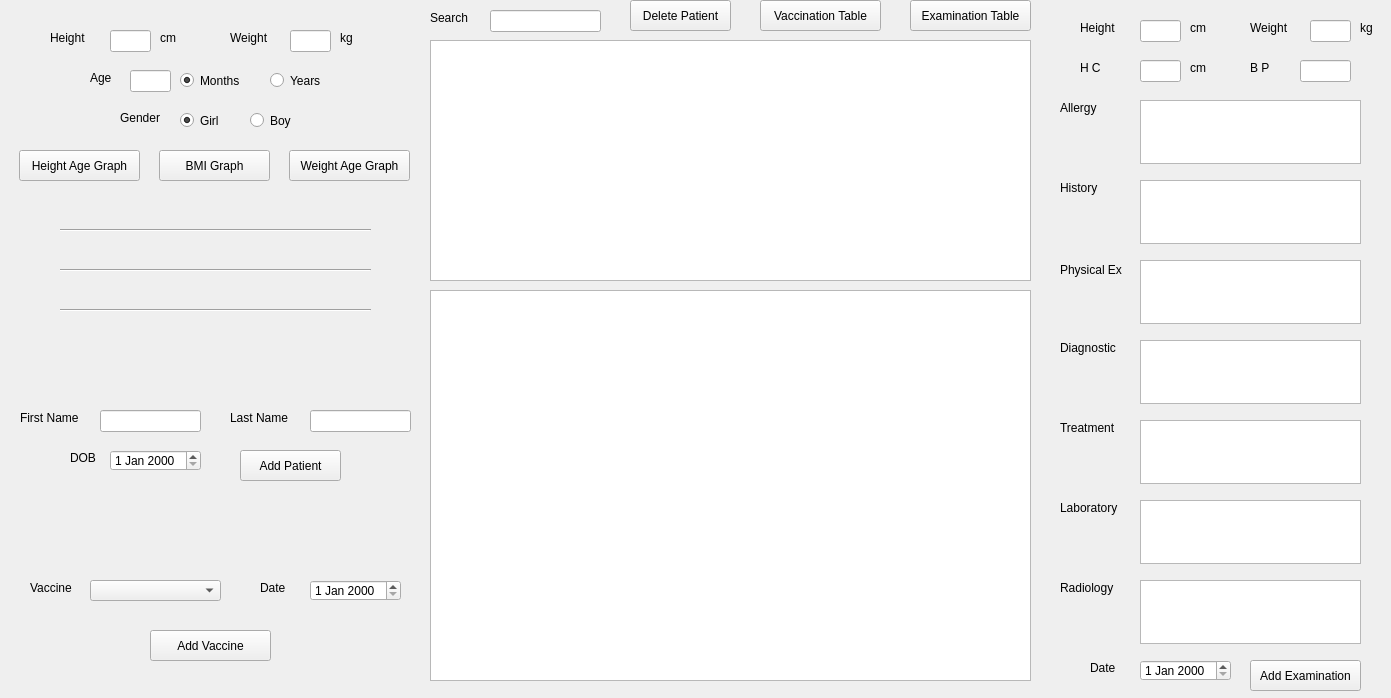
<?xml version="1.0" encoding="UTF-8"?>
<ui version="4.0">
 <class>DOBLabel</class>
 <widget class="QWidget" name="DOBLabel">
  <property name="geometry">
   <rect>
    <x>0</x>
    <y>0</y>
    <width>1391</width>
    <height>698</height>
   </rect>
  </property>
  <property name="windowTitle">
   <string>Form</string>
  </property>
  <widget class="QLineEdit" name="heightInputBMI">
   <property name="geometry">
    <rect>
     <x>110</x>
     <y>30</y>
     <width>41</width>
     <height>22</height>
    </rect>
   </property>
  </widget>
  <widget class="QPushButton" name="bmiButton">
   <property name="geometry">
    <rect>
     <x>159</x>
     <y>150</y>
     <width>111</width>
     <height>31</height>
    </rect>
   </property>
   <property name="text">
    <string>BMI Graph</string>
   </property>
  </widget>
  <widget class="QLineEdit" name="weightInputBMI">
   <property name="geometry">
    <rect>
     <x>290</x>
     <y>30</y>
     <width>41</width>
     <height>22</height>
    </rect>
   </property>
  </widget>
  <widget class="QLabel" name="label">
   <property name="geometry">
    <rect>
     <x>50</x>
     <y>30</y>
     <width>58</width>
     <height>16</height>
    </rect>
   </property>
   <property name="text">
    <string>Height</string>
   </property>
  </widget>
  <widget class="QLabel" name="label_2">
   <property name="geometry">
    <rect>
     <x>160</x>
     <y>30</y>
     <width>58</width>
     <height>16</height>
    </rect>
   </property>
   <property name="text">
    <string>cm</string>
   </property>
  </widget>
  <widget class="QLabel" name="label_3">
   <property name="geometry">
    <rect>
     <x>230</x>
     <y>30</y>
     <width>58</width>
     <height>16</height>
    </rect>
   </property>
   <property name="text">
    <string>Weight</string>
   </property>
  </widget>
  <widget class="QLabel" name="label_4">
   <property name="geometry">
    <rect>
     <x>340</x>
     <y>30</y>
     <width>58</width>
     <height>16</height>
    </rect>
   </property>
   <property name="text">
    <string>kg</string>
   </property>
  </widget>
  <widget class="QLabel" name="bmi">
   <property name="geometry">
    <rect>
     <x>59</x>
     <y>190</y>
     <width>311</width>
     <height>31</height>
    </rect>
   </property>
   <property name="layoutDirection">
    <enum>Qt::LeftToRight</enum>
   </property>
   <property name="text">
    <string/>
   </property>
   <property name="alignment">
    <set>Qt::AlignCenter</set>
   </property>
   <property name="wordWrap">
    <bool>false</bool>
   </property>
   <property name="margin">
    <number>0</number>
   </property>
  </widget>
  <widget class="QLabel" name="child_health">
   <property name="geometry">
    <rect>
     <x>60</x>
     <y>240</y>
     <width>311</width>
     <height>31</height>
    </rect>
   </property>
   <property name="text">
    <string/>
   </property>
   <property name="alignment">
    <set>Qt::AlignCenter</set>
   </property>
  </widget>
  <widget class="QLabel" name="healthy_range">
   <property name="geometry">
    <rect>
     <x>60</x>
     <y>280</y>
     <width>311</width>
     <height>31</height>
    </rect>
   </property>
   <property name="text">
    <string/>
   </property>
   <property name="alignment">
    <set>Qt::AlignCenter</set>
   </property>
  </widget>
  <widget class="QLineEdit" name="ageInputBMI">
   <property name="geometry">
    <rect>
     <x>130</x>
     <y>70</y>
     <width>41</width>
     <height>22</height>
    </rect>
   </property>
  </widget>
  <widget class="QLabel" name="label_6">
   <property name="geometry">
    <rect>
     <x>90</x>
     <y>70</y>
     <width>31</width>
     <height>16</height>
    </rect>
   </property>
   <property name="text">
    <string>Age</string>
   </property>
  </widget>
  <widget class="QPushButton" name="weightAgeButton">
   <property name="geometry">
    <rect>
     <x>289</x>
     <y>150</y>
     <width>121</width>
     <height>31</height>
    </rect>
   </property>
   <property name="text">
    <string>Weight Age Graph</string>
   </property>
  </widget>
  <widget class="QRadioButton" name="monthRadioButtonBMI">
   <property name="geometry">
    <rect>
     <x>180</x>
     <y>70</y>
     <width>71</width>
     <height>21</height>
    </rect>
   </property>
   <property name="text">
    <string>Months</string>
   </property>
   <property name="checked">
    <bool>true</bool>
   </property>
   <attribute name="buttonGroup">
    <string notr="true">ageGroup</string>
   </attribute>
  </widget>
  <widget class="QRadioButton" name="yearRadioButtonBMI">
   <property name="geometry">
    <rect>
     <x>270</x>
     <y>70</y>
     <width>61</width>
     <height>21</height>
    </rect>
   </property>
   <property name="text">
    <string>Years</string>
   </property>
   <property name="checked">
    <bool>false</bool>
   </property>
   <attribute name="buttonGroup">
    <string notr="true">ageGroup</string>
   </attribute>
  </widget>
  <widget class="QLabel" name="label_8">
   <property name="geometry">
    <rect>
     <x>120</x>
     <y>110</y>
     <width>51</width>
     <height>16</height>
    </rect>
   </property>
   <property name="text">
    <string>Gender</string>
   </property>
  </widget>
  <widget class="QRadioButton" name="maleRadioButtonBMI">
   <property name="geometry">
    <rect>
     <x>250</x>
     <y>110</y>
     <width>51</width>
     <height>21</height>
    </rect>
   </property>
   <property name="text">
    <string>Boy</string>
   </property>
   <property name="checked">
    <bool>false</bool>
   </property>
   <attribute name="buttonGroup">
    <string notr="true">genderGroup</string>
   </attribute>
  </widget>
  <widget class="QRadioButton" name="femaleRadioButtonBMI">
   <property name="geometry">
    <rect>
     <x>180</x>
     <y>110</y>
     <width>51</width>
     <height>21</height>
    </rect>
   </property>
   <property name="text">
    <string>Girl</string>
   </property>
   <property name="checked">
    <bool>true</bool>
   </property>
   <attribute name="buttonGroup">
    <string notr="true">genderGroup</string>
   </attribute>
  </widget>
  <widget class="QPushButton" name="heightAgeButton">
   <property name="geometry">
    <rect>
     <x>19</x>
     <y>150</y>
     <width>121</width>
     <height>31</height>
    </rect>
   </property>
   <property name="text">
    <string>Height Age Graph</string>
   </property>
  </widget>
  <widget class="QPushButton" name="addButton">
   <property name="geometry">
    <rect>
     <x>240</x>
     <y>450</y>
     <width>101</width>
     <height>31</height>
    </rect>
   </property>
   <property name="text">
    <string>Add Patient</string>
   </property>
  </widget>
  <widget class="QLabel" name="label_9">
   <property name="geometry">
    <rect>
     <x>20</x>
     <y>410</y>
     <width>71</width>
     <height>16</height>
    </rect>
   </property>
   <property name="text">
    <string>First Name</string>
   </property>
  </widget>
  <widget class="QLineEdit" name="firstNameInput">
   <property name="geometry">
    <rect>
     <x>100</x>
     <y>410</y>
     <width>101</width>
     <height>22</height>
    </rect>
   </property>
  </widget>
  <widget class="QLabel" name="label_10">
   <property name="geometry">
    <rect>
     <x>230</x>
     <y>410</y>
     <width>71</width>
     <height>16</height>
    </rect>
   </property>
   <property name="text">
    <string>Last Name</string>
   </property>
  </widget>
  <widget class="QLineEdit" name="lastNameInput">
   <property name="geometry">
    <rect>
     <x>310</x>
     <y>410</y>
     <width>101</width>
     <height>22</height>
    </rect>
   </property>
  </widget>
  <widget class="QLabel" name="label_11">
   <property name="geometry">
    <rect>
     <x>70</x>
     <y>450</y>
     <width>31</width>
     <height>16</height>
    </rect>
   </property>
   <property name="text">
    <string>DOB</string>
   </property>
  </widget>
  <widget class="Line" name="line">
   <property name="geometry">
    <rect>
     <x>60</x>
     <y>220</y>
     <width>311</width>
     <height>20</height>
    </rect>
   </property>
   <property name="orientation">
    <enum>Qt::Horizontal</enum>
   </property>
  </widget>
  <widget class="Line" name="line_2">
   <property name="geometry">
    <rect>
     <x>60</x>
     <y>260</y>
     <width>311</width>
     <height>20</height>
    </rect>
   </property>
   <property name="orientation">
    <enum>Qt::Horizontal</enum>
   </property>
  </widget>
  <widget class="Line" name="line_3">
   <property name="geometry">
    <rect>
     <x>60</x>
     <y>300</y>
     <width>311</width>
     <height>20</height>
    </rect>
   </property>
   <property name="orientation">
    <enum>Qt::Horizontal</enum>
   </property>
  </widget>
  <widget class="QTableView" name="view">
   <property name="geometry">
    <rect>
     <x>430</x>
     <y>40</y>
     <width>601</width>
     <height>241</height>
    </rect>
   </property>
  </widget>
  <widget class="QPushButton" name="deleteButton">
   <property name="geometry">
    <rect>
     <x>630</x>
     <y>0</y>
     <width>101</width>
     <height>31</height>
    </rect>
   </property>
   <property name="text">
    <string>Delete Patient</string>
   </property>
  </widget>
  <widget class="QPushButton" name="vaccinationButton">
   <property name="geometry">
    <rect>
     <x>760</x>
     <y>0</y>
     <width>121</width>
     <height>31</height>
    </rect>
   </property>
   <property name="text">
    <string>Vaccination Table</string>
   </property>
  </widget>
  <widget class="QDateEdit" name="DOBInput">
   <property name="geometry">
    <rect>
     <x>110</x>
     <y>450</y>
     <width>91</width>
     <height>21</height>
    </rect>
   </property>
  </widget>
  <widget class="QLabel" name="label_12">
   <property name="geometry">
    <rect>
     <x>430</x>
     <y>10</y>
     <width>71</width>
     <height>16</height>
    </rect>
   </property>
   <property name="text">
    <string>Search</string>
   </property>
  </widget>
  <widget class="QLineEdit" name="searchInput">
   <property name="geometry">
    <rect>
     <x>490</x>
     <y>10</y>
     <width>111</width>
     <height>22</height>
    </rect>
   </property>
  </widget>
  <widget class="QTableView" name="vaccinationView">
   <property name="geometry">
    <rect>
     <x>430</x>
     <y>290</y>
     <width>601</width>
     <height>391</height>
    </rect>
   </property>
  </widget>
  <widget class="QLabel" name="label_13">
   <property name="geometry">
    <rect>
     <x>30</x>
     <y>580</y>
     <width>51</width>
     <height>16</height>
    </rect>
   </property>
   <property name="text">
    <string>Vaccine</string>
   </property>
  </widget>
  <widget class="QPushButton" name="addVaccineButton">
   <property name="geometry">
    <rect>
     <x>150</x>
     <y>630</y>
     <width>121</width>
     <height>31</height>
    </rect>
   </property>
   <property name="text">
    <string>Add Vaccine</string>
   </property>
  </widget>
  <widget class="QComboBox" name="vaccineDropdown">
   <property name="geometry">
    <rect>
     <x>90</x>
     <y>580</y>
     <width>131</width>
     <height>21</height>
    </rect>
   </property>
  </widget>
  <widget class="QLabel" name="label_14">
   <property name="geometry">
    <rect>
     <x>260</x>
     <y>580</y>
     <width>31</width>
     <height>16</height>
    </rect>
   </property>
   <property name="text">
    <string>Date</string>
   </property>
  </widget>
  <widget class="QDateEdit" name="vaccineDateInput">
   <property name="geometry">
    <rect>
     <x>310</x>
     <y>580</y>
     <width>91</width>
     <height>21</height>
    </rect>
   </property>
  </widget>
  <widget class="QLabel" name="label_16">
   <property name="geometry">
    <rect>
     <x>1080</x>
     <y>60</y>
     <width>21</width>
     <height>16</height>
    </rect>
   </property>
   <property name="text">
    <string>H C</string>
   </property>
  </widget>
  <widget class="QLineEdit" name="headCircumferenceInput">
   <property name="geometry">
    <rect>
     <x>1140</x>
     <y>60</y>
     <width>41</width>
     <height>22</height>
    </rect>
   </property>
  </widget>
  <widget class="QLabel" name="label_17">
   <property name="geometry">
    <rect>
     <x>1060</x>
     <y>100</y>
     <width>51</width>
     <height>16</height>
    </rect>
   </property>
   <property name="text">
    <string>Allergy</string>
   </property>
  </widget>
  <widget class="QLabel" name="label_5">
   <property name="geometry">
    <rect>
     <x>1080</x>
     <y>20</y>
     <width>58</width>
     <height>16</height>
    </rect>
   </property>
   <property name="text">
    <string>Height</string>
   </property>
  </widget>
  <widget class="QLabel" name="label_7">
   <property name="geometry">
    <rect>
     <x>1190</x>
     <y>20</y>
     <width>31</width>
     <height>16</height>
    </rect>
   </property>
   <property name="text">
    <string>cm</string>
   </property>
  </widget>
  <widget class="QLineEdit" name="heightInput">
   <property name="geometry">
    <rect>
     <x>1140</x>
     <y>20</y>
     <width>41</width>
     <height>22</height>
    </rect>
   </property>
  </widget>
  <widget class="QLineEdit" name="weightInput">
   <property name="geometry">
    <rect>
     <x>1310</x>
     <y>20</y>
     <width>41</width>
     <height>22</height>
    </rect>
   </property>
  </widget>
  <widget class="QLabel" name="label_15">
   <property name="geometry">
    <rect>
     <x>1250</x>
     <y>20</y>
     <width>58</width>
     <height>16</height>
    </rect>
   </property>
   <property name="text">
    <string>Weight</string>
   </property>
  </widget>
  <widget class="QLabel" name="label_18">
   <property name="geometry">
    <rect>
     <x>1360</x>
     <y>20</y>
     <width>21</width>
     <height>16</height>
    </rect>
   </property>
   <property name="text">
    <string>kg</string>
   </property>
  </widget>
  <widget class="QLineEdit" name="bloodPressureInput">
   <property name="geometry">
    <rect>
     <x>1300</x>
     <y>60</y>
     <width>51</width>
     <height>22</height>
    </rect>
   </property>
   <property name="text">
    <string/>
   </property>
  </widget>
  <widget class="QLabel" name="label_19">
   <property name="geometry">
    <rect>
     <x>1250</x>
     <y>60</y>
     <width>21</width>
     <height>16</height>
    </rect>
   </property>
   <property name="text">
    <string>B P</string>
   </property>
  </widget>
  <widget class="QTextEdit" name="allergyInput">
   <property name="geometry">
    <rect>
     <x>1140</x>
     <y>100</y>
     <width>221</width>
     <height>64</height>
    </rect>
   </property>
  </widget>
  <widget class="QLabel" name="label_20">
   <property name="geometry">
    <rect>
     <x>1060</x>
     <y>180</y>
     <width>51</width>
     <height>16</height>
    </rect>
   </property>
   <property name="text">
    <string>History</string>
   </property>
  </widget>
  <widget class="QTextEdit" name="historyInput">
   <property name="geometry">
    <rect>
     <x>1140</x>
     <y>180</y>
     <width>221</width>
     <height>64</height>
    </rect>
   </property>
  </widget>
  <widget class="QLabel" name="label_21">
   <property name="geometry">
    <rect>
     <x>1060</x>
     <y>260</y>
     <width>71</width>
     <height>20</height>
    </rect>
   </property>
   <property name="text">
    <string>Physical Ex</string>
   </property>
  </widget>
  <widget class="QTextEdit" name="physicalExamInput">
   <property name="geometry">
    <rect>
     <x>1140</x>
     <y>260</y>
     <width>221</width>
     <height>64</height>
    </rect>
   </property>
  </widget>
  <widget class="QTextEdit" name="DiagnosticInput">
   <property name="geometry">
    <rect>
     <x>1140</x>
     <y>340</y>
     <width>221</width>
     <height>64</height>
    </rect>
   </property>
  </widget>
  <widget class="QLabel" name="label_22">
   <property name="geometry">
    <rect>
     <x>1060</x>
     <y>340</y>
     <width>61</width>
     <height>16</height>
    </rect>
   </property>
   <property name="text">
    <string>Diagnostic</string>
   </property>
  </widget>
  <widget class="QLabel" name="label_23">
   <property name="geometry">
    <rect>
     <x>1060</x>
     <y>420</y>
     <width>61</width>
     <height>16</height>
    </rect>
   </property>
   <property name="text">
    <string>Treatment</string>
   </property>
  </widget>
  <widget class="QTextEdit" name="TreatmentInput">
   <property name="geometry">
    <rect>
     <x>1140</x>
     <y>420</y>
     <width>221</width>
     <height>64</height>
    </rect>
   </property>
  </widget>
  <widget class="QLabel" name="label_24">
   <property name="geometry">
    <rect>
     <x>1060</x>
     <y>500</y>
     <width>71</width>
     <height>16</height>
    </rect>
   </property>
   <property name="text">
    <string>Laboratory</string>
   </property>
  </widget>
  <widget class="QTextEdit" name="LaboratoryInput">
   <property name="geometry">
    <rect>
     <x>1140</x>
     <y>500</y>
     <width>221</width>
     <height>64</height>
    </rect>
   </property>
  </widget>
  <widget class="QLabel" name="label_25">
   <property name="geometry">
    <rect>
     <x>1060</x>
     <y>580</y>
     <width>61</width>
     <height>16</height>
    </rect>
   </property>
   <property name="text">
    <string>Radiology</string>
   </property>
  </widget>
  <widget class="QTextEdit" name="RadiologyInput">
   <property name="geometry">
    <rect>
     <x>1140</x>
     <y>580</y>
     <width>221</width>
     <height>64</height>
    </rect>
   </property>
  </widget>
  <widget class="QLabel" name="label_26">
   <property name="geometry">
    <rect>
     <x>1190</x>
     <y>60</y>
     <width>31</width>
     <height>16</height>
    </rect>
   </property>
   <property name="text">
    <string>cm</string>
   </property>
  </widget>
  <widget class="QLabel" name="label_27">
   <property name="geometry">
    <rect>
     <x>1090</x>
     <y>660</y>
     <width>31</width>
     <height>16</height>
    </rect>
   </property>
   <property name="text">
    <string>Date</string>
   </property>
  </widget>
  <widget class="QDateEdit" name="examinationDateInput">
   <property name="geometry">
    <rect>
     <x>1140</x>
     <y>660</y>
     <width>91</width>
     <height>21</height>
    </rect>
   </property>
  </widget>
  <widget class="QPushButton" name="addExaminationButton">
   <property name="geometry">
    <rect>
     <x>1250</x>
     <y>660</y>
     <width>111</width>
     <height>31</height>
    </rect>
   </property>
   <property name="text">
    <string>Add Examination</string>
   </property>
  </widget>
  <widget class="QPushButton" name="examinationButton">
   <property name="geometry">
    <rect>
     <x>910</x>
     <y>0</y>
     <width>121</width>
     <height>31</height>
    </rect>
   </property>
   <property name="text">
    <string>Examination Table</string>
   </property>
  </widget>
 </widget>
 <resources/>
 <connections/>
 <buttongroups>
  <buttongroup name="ageGroup"/>
  <buttongroup name="genderGroup"/>
 </buttongroups>
</ui>
